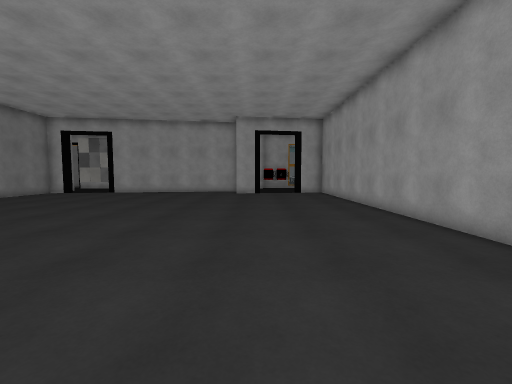
View 1 (above)

16 first-person views from a walk through a scene from a Unity 3-D project. The camera is 1.3 m above the floor, tilts 4° down and sees 90° across. Doors are open. The floor is counted in squares, 0.95 m on a side. Each view is taken from the middle of a square. On the plan, view 1 faces up. The plan holds only what a view shows up to about 13 squares ahead; the rest is blank. The place goes on beyond the plan. The player is left out. Surface patterns are stand-ins for the level's own textures.

View 2
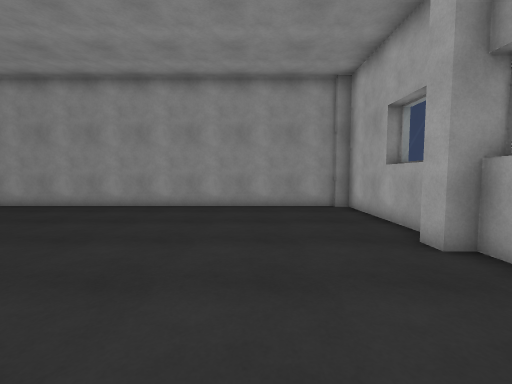

View 3
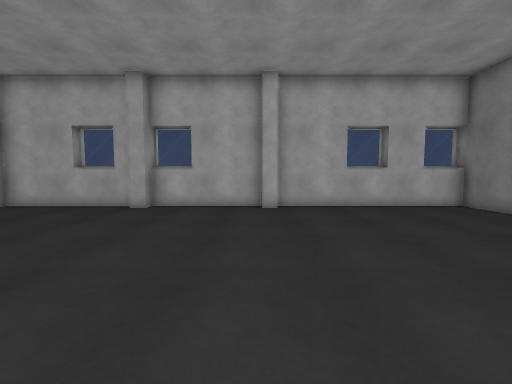

View 4
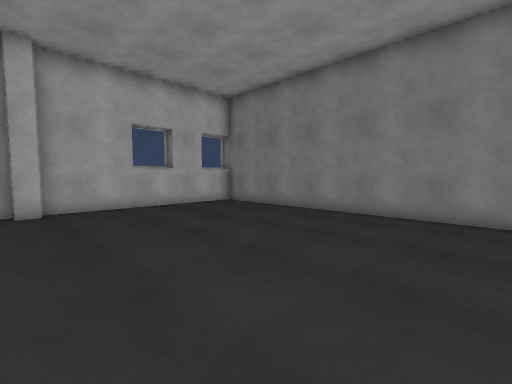

View 5
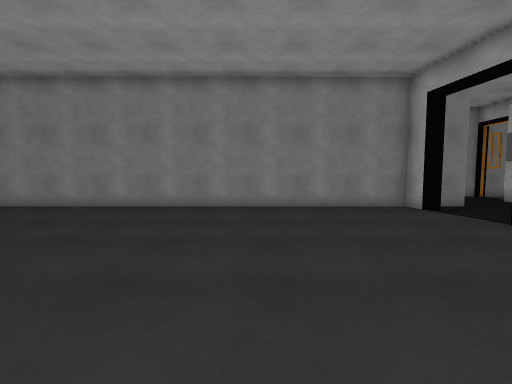

View 6
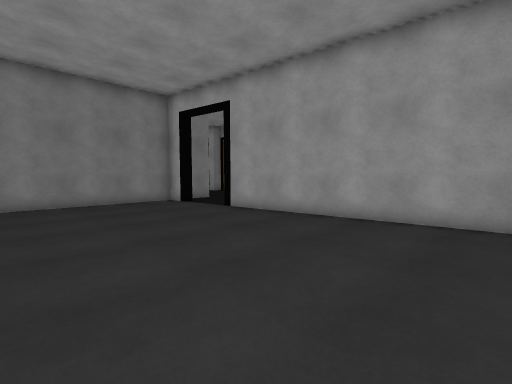

View 7
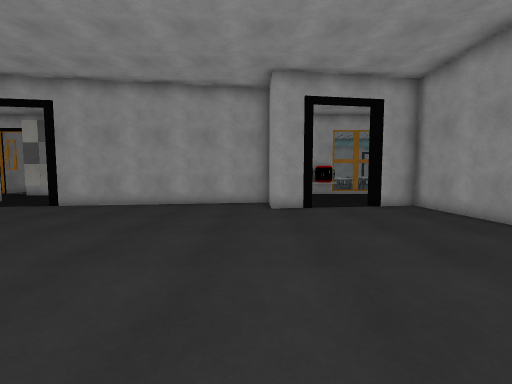

View 8
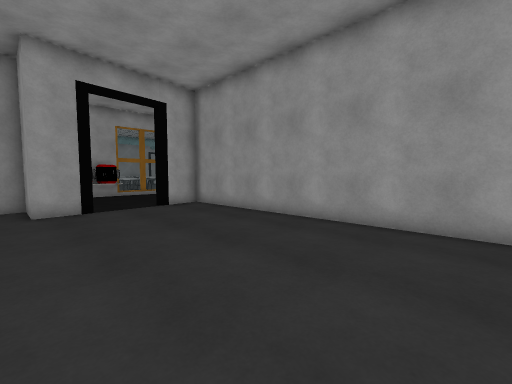

View 9
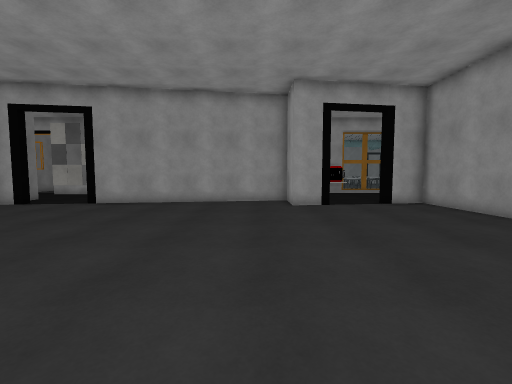

View 10
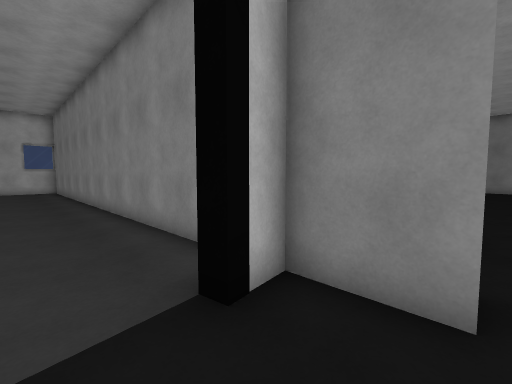

View 11
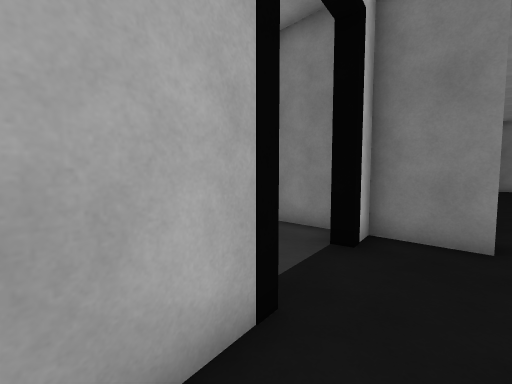

View 12
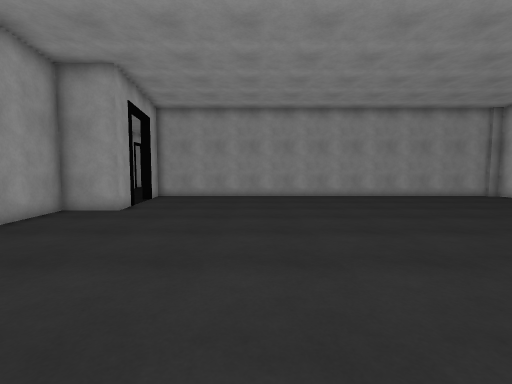

View 13
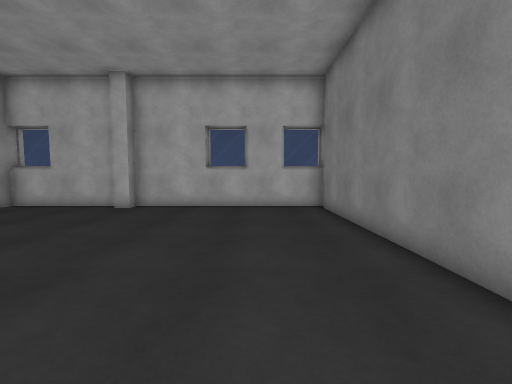

View 14
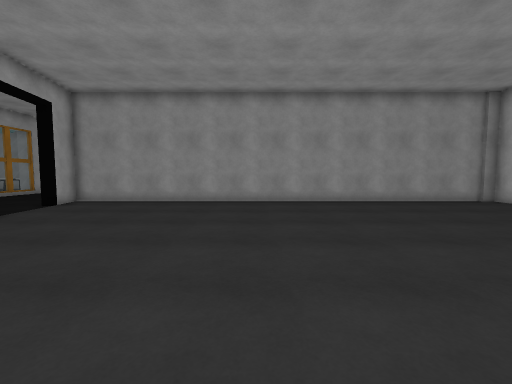

View 15
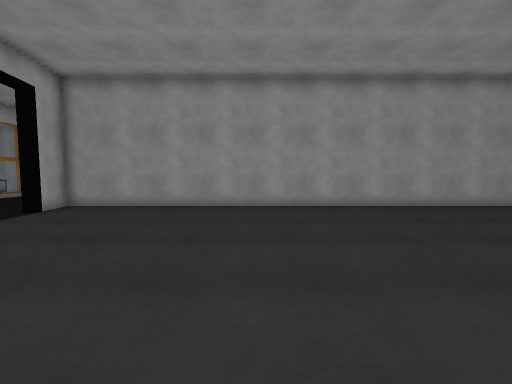

View 16
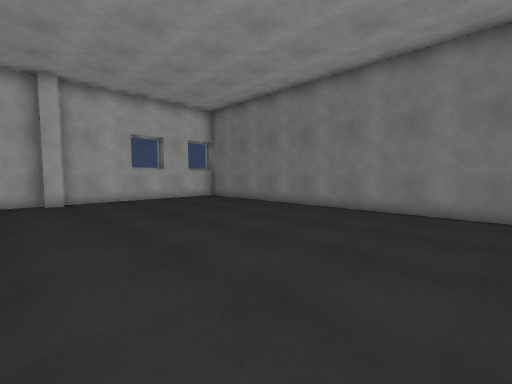

### Floor plan
Points are (right, up) in squares from view 1. A wall is a line through its corners. A room is listed if a view was taken in it or the views show most of it. See-through windows are left out.
Room 1 (views 1, 2, 3, 4, 5, 6, 7, 8, 9, 10, 11, 12, 13, 14, 15, 16)
walls: (-1.5, 18.1) (-1.5, 20.3); (0.4, 18.4) (-1.4, 18.1) (-1.4, 20.3) (-10.6, 19); (-3.1, -2.3) (-1.5, -2.3) (-1.5, -1.3) (-0.9, -1.3); (-0.6, -1.9) (4.7, -1.9) (4.7, -1.2); (-10.6, 19.4) (-8.9, 19.7); (0.2, -2.3) (1.7, -2.3); (-13.8, 18.5) (-14.8, 18.3) (-14.8, -2.3) (-13.1, -2.3); (-11.6, -2.3) (-9.9, -2.3); (-14.8, -1.3) (-14.9, -1.9) (-6.9, -1.9) (-6.9, -1.3) (-6.3, -1.3) (-6.3, -1.9) (-1.5, -1.9); (4.9, -1.4) (4.9, 19.1) (3.2, 18.8); (-14.8, 20.9) (-14.8, 18.8) (-13.9, 18.9)
ways out: opening at (1.5, 19); gap at (-15, 21)

Where each view was taken, in squares from view 1:
view 1: 0 up, 0 right, facing up
view 2: 2 up, 6 left, facing right
view 3: 9 up, 6 left, facing down
view 4: 9 up, 6 left, facing down-left
view 5: 12 up, 4 left, facing left
view 6: 12 up, 2 left, facing up-left
view 7: 8 up, 2 left, facing up
view 8: 8 up, 2 left, facing up-right
view 9: 7 up, 3 left, facing up
view 10: 21 up, 12 left, facing down-left
view 11: 21 up, 9 left, facing down-left
view 12: 13 up, 11 left, facing right
view 13: 9 up, 12 left, facing down
view 14: 10 up, 8 left, facing right
view 15: 11 up, 6 left, facing right
view 16: 12 up, 5 left, facing down-left
